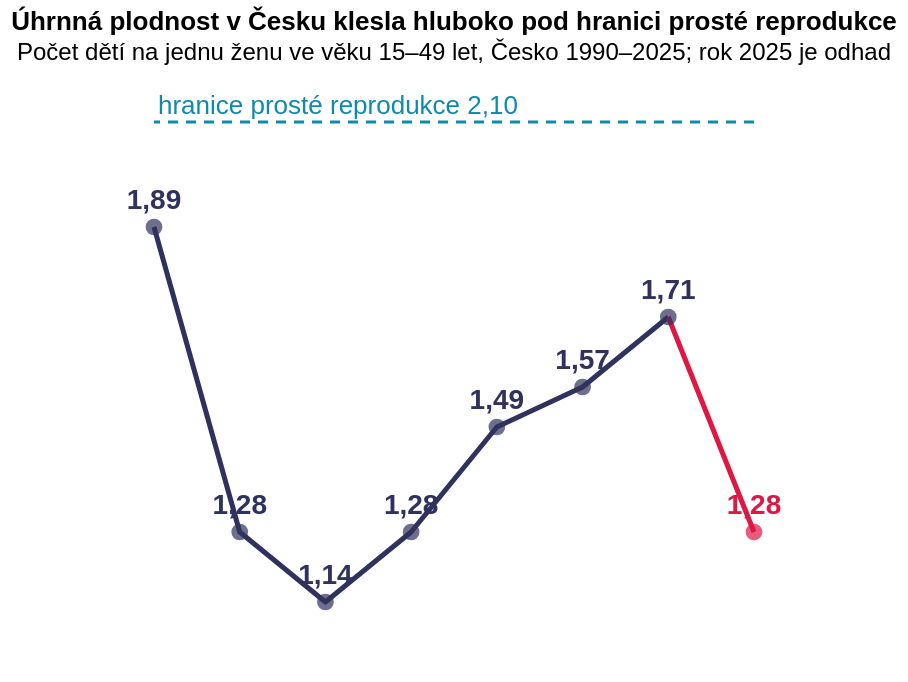

Write a Vega-Lite specification for this figure.
### Vega-Lite specification from a JSON file in a GitHub repository (floating-point values rounded to 4 significant figures)
{"$schema": "https://vega.github.io/schema/vega-lite/v5.json", "title": {"text": "Úhrnná plodnost v Česku klesla hluboko pod hranici prosté reprodukce", "subtitle": "Počet dětí na jednu ženu ve věku 15–49 let, Česko 1990–2025; rok 2025 je odhad"}, "_source": "[ČSÚ, časové řady úhrnné plodnosti](https://csu.gov.cz/produkty/oby_cr); rok 2025 odhad (kulatý stůl Poslanecké sněmovny, 27. 4. 2026)", "height": 300, "data": {"values": [{"rok": 1990, "tfr": 1.89, "label": "1,89", "typ": "data", "predstava": "asi 19 dětí na 10 žen"}, {"rok": 1995, "tfr": 1.28, "label": "1,28", "typ": "data", "predstava": "zhruba 5 dětí na 4 ženy"}, {"rok": 2000, "tfr": 1.14, "label": "1,14", "typ": "data", "predstava": "asi 8 dětí na 7 žen"}, {"rok": 2005, "tfr": 1.28, "label": "1,28", "typ": "data", "predstava": "zhruba 5 dětí na 4 ženy"}, {"rok": 2010, "tfr": 1.49, "label": "1,49", "typ": "data", "predstava": "skoro 3 děti na 2 ženy"}, {"rok": 2015, "tfr": 1.57, "label": "1,57", "typ": "data", "predstava": "asi 11 dětí na 7 žen"}, {"rok": 2020, "tfr": 1.71, "label": "1,71", "typ": "data", "predstava": "asi 12 dětí na 7 žen"}, {"rok": 2025, "tfr": 1.28, "label": "1,28", "typ": "odhad", "predstava": "zhruba 5 dětí na 4 ženy"}]}, "layer": [{"data": {"values": [{}]}, "mark": {"type": "rule", "strokeDash": [5, 4], "stroke": "#0e8aab", "strokeWidth": 1.5}, "encoding": {"y": {"datum": 2.1, "type": "quantitative", "scale": {"domain": [1.0, 2.2]}}}}, {"data": {"values": [{}]}, "mark": {"type": "text", "align": "left", "dx": 2, "dy": -8, "color": "#0e8aab", "fontSize": 13}, "encoding": {"x": {"datum": 1990, "type": "quantitative", "scale": {"domain": [1990, 2025]}}, "y": {"datum": 2.1, "type": "quantitative", "scale": {"domain": [1.0, 2.2]}}, "text": {"value": "hranice prosté reprodukce 2,10"}}}, {"transform": [{"filter": "datum.rok <= 2020"}], "mark": {"type": "line", "stroke": "#2f325c", "strokeWidth": 2.5, "strokeJoin": "round"}, "encoding": {"x": {"field": "rok", "type": "quantitative", "title": null, "scale": {"domain": [1990, 2025], "nice": false}, "axis": {"format": "d", "values": [1990, 1995, 2000, 2005, 2010, 2015, 2020, 2025], "grid": false, "domain": false, "ticks": false, "labelAngle": 0}}, "y": {"field": "tfr", "type": "quantitative", "title": null, "scale": {"domain": [1.0, 2.2]}, "axis": {"grid": true, "gridColor": "#e8e8dc", "domain": false, "ticks": false, "values": [1.0, 1.3, 1.6, 1.9, 2.2], "format": ".1f"}}}}, {"transform": [{"filter": "datum.rok >= 2020"}], "mark": {"type": "line", "stroke": "#de1743", "strokeWidth": 2.5, "strokeJoin": "round"}, "encoding": {"x": {"field": "rok", "type": "quantitative", "scale": {"domain": [1990, 2025], "nice": false}, "axis": null}, "y": {"field": "tfr", "type": "quantitative", "scale": {"domain": [1.0, 2.2]}, "axis": null}}}, {"mark": {"type": "point", "filled": true, "size": 70}, "encoding": {"x": {"field": "rok", "type": "quantitative", "scale": {"domain": [1990, 2025], "nice": false}, "axis": null}, "y": {"field": "tfr", "type": "quantitative", "scale": {"domain": [1.0, 2.2]}, "axis": null}, "color": {"field": "typ", "type": "nominal", "scale": {"domain": ["data", "odhad"], "range": ["#2f325c", "#de1743"]}, "legend": null}, "tooltip": [{"field": "rok", "type": "quantitative", "title": "Rok", "format": "d"}, {"field": "label", "type": "nominal", "title": "Dětí na ženu"}, {"field": "predstava", "type": "nominal", "title": "Pro představu"}]}}, {"mark": {"type": "text", "dy": -13, "fontWeight": "bold", "fontSize": 14}, "encoding": {"x": {"field": "rok", "type": "quantitative", "scale": {"domain": [1990, 2025], "nice": false}, "axis": null}, "y": {"field": "tfr", "type": "quantitative", "scale": {"domain": [1.0, 2.2]}, "axis": null}, "text": {"field": "label"}, "color": {"field": "typ", "type": "nominal", "scale": {"domain": ["data", "odhad"], "range": ["#2f325c", "#de1743"]}, "legend": null}}}], "config": {"view": {"stroke": "transparent"}}}
